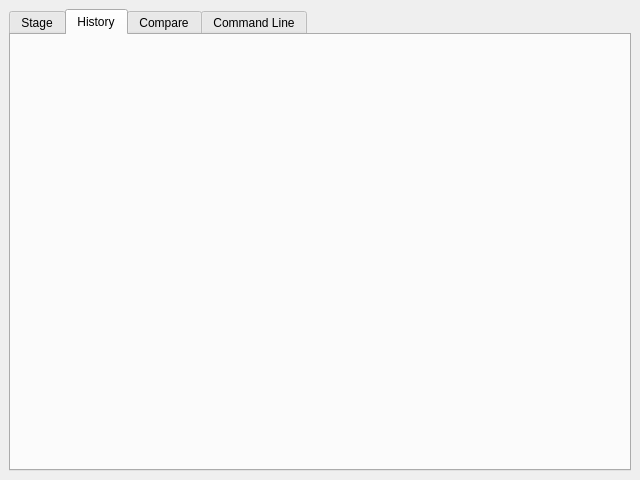
<?xml version="1.0" encoding="UTF-8"?>
<ui version="4.0">
 <class>MainWindow</class>
 <widget class="QMainWindow" name="MainWindow">
  <property name="geometry">
   <rect>
    <x>0</x>
    <y>0</y>
    <width>640</width>
    <height>480</height>
   </rect>
  </property>
  <property name="windowTitle">
   <string>Kitten</string>
  </property>
  <widget class="QWidget" name="centralwidget">
   <layout class="QGridLayout" name="gridLayout">
    <item row="1" column="0">
     <widget class="KTabWidget" name="viewModeTabWidget">
      <property name="currentIndex">
       <number>1</number>
      </property>
      <widget class="QWidget" name="stageTab">
       <attribute name="title">
        <string>Stage</string>
       </attribute>
       <layout class="QGridLayout" name="gridLayout_3">
        <property name="margin">
         <number>0</number>
        </property>
        <item row="0" column="0">
         <widget class="QWidget" name="stageWidget" native="true"/>
        </item>
       </layout>
      </widget>
      <widget class="QWidget" name="historyTab">
       <attribute name="title">
        <string>History</string>
       </attribute>
       <layout class="QGridLayout" name="gridLayout_2">
        <property name="margin">
         <number>0</number>
        </property>
        <item row="0" column="1">
         <widget class="HistoryWidget" name="historyWidget" native="true"/>
        </item>
       </layout>
      </widget>
      <widget class="QWidget" name="compareTab">
       <attribute name="title">
        <string>Compare</string>
       </attribute>
       <layout class="QGridLayout" name="gridLayout_4">
        <property name="margin">
         <number>0</number>
        </property>
        <item row="0" column="0">
         <widget class="CompareWidget" name="compareWidget" native="true"/>
        </item>
       </layout>
      </widget>
      <widget class="QWidget" name="commandLineTab">
       <attribute name="title">
        <string>Command Line</string>
       </attribute>
       <layout class="QGridLayout" name="gridLayout_5">
        <item row="0" column="0">
         <widget class="CommandLineWidget" name="commandLineWidget" native="true"/>
        </item>
       </layout>
      </widget>
     </widget>
    </item>
   </layout>
  </widget>
  <action name="action_Quit">
   <property name="text">
    <string>&amp;Quit</string>
   </property>
   <property name="shortcut">
    <string>Ctrl+Q</string>
   </property>
  </action>
  <action name="action_Open">
   <property name="text">
    <string>&amp;Open ...</string>
   </property>
   <property name="shortcut">
    <string>Ctrl+O</string>
   </property>
  </action>
  <action name="action_Reload">
   <property name="text">
    <string>&amp;Reload</string>
   </property>
   <property name="shortcut">
    <string>F5</string>
   </property>
  </action>
 </widget>
 <customwidgets>
  <customwidget>
   <class>KTabWidget</class>
   <extends>QTabWidget</extends>
   <header>ktabwidget.h</header>
   <container>1</container>
  </customwidget>
  <customwidget>
   <class>CommandLineWidget</class>
   <extends>QWidget</extends>
   <header>CommandLineWidget.h</header>
   <container>1</container>
  </customwidget>
  <customwidget>
   <class>HistoryWidget</class>
   <extends>QWidget</extends>
   <header>HistoryWidget.h</header>
   <container>1</container>
  </customwidget>
  <customwidget>
   <class>CompareWidget</class>
   <extends>QWidget</extends>
   <header>CompareWidget.h</header>
   <container>1</container>
  </customwidget>
 </customwidgets>
 <resources/>
 <connections/>
</ui>
